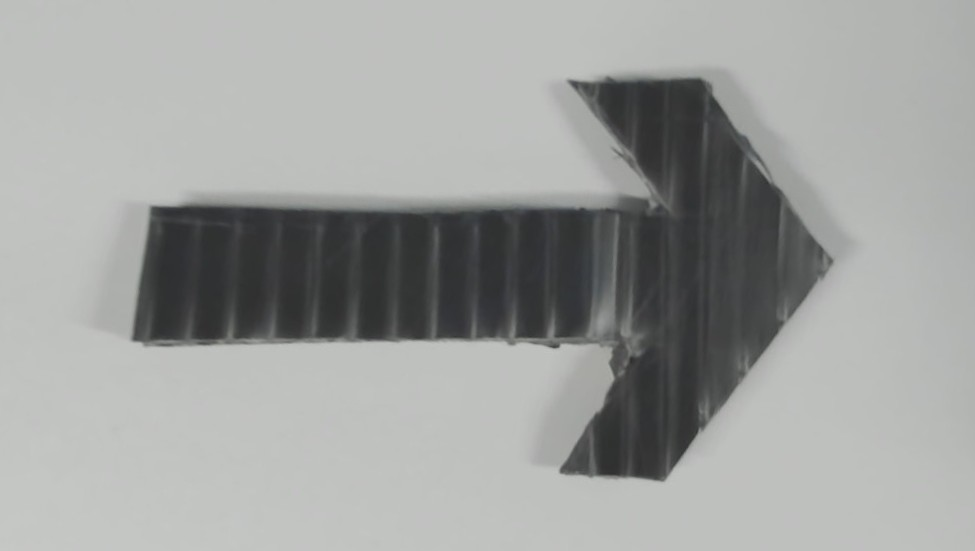
#> input picture arrow.jpeg, 975 x 551 px
$ python crosscorrelation_test2.py
#> lines starting #> are read from the running program, lines starting #| are printed output that depends on the picture; after the words box and inside, x2 and y2 are one past the last pixel; in counts of white or black regions, pixels touching at a corner belong together; long printed decimals are rounded
import cv2
import numpy as np

# Load the reference image and convert to grayscale
ref_image = cv2.imread('arrow.jpeg', cv2.IMREAD_GRAYSCALE)
#> ref_image: shape (551, 975); min 46, max 199, mean 159.1

# Check if reference image is loaded
if ref_image is None:
    print("Error: Reference image not found!")
    exit()

# Apply binary thresholding to the reference image
_, ref_thresh = cv2.threshold(ref_image, 150, 255, cv2.THRESH_BINARY)
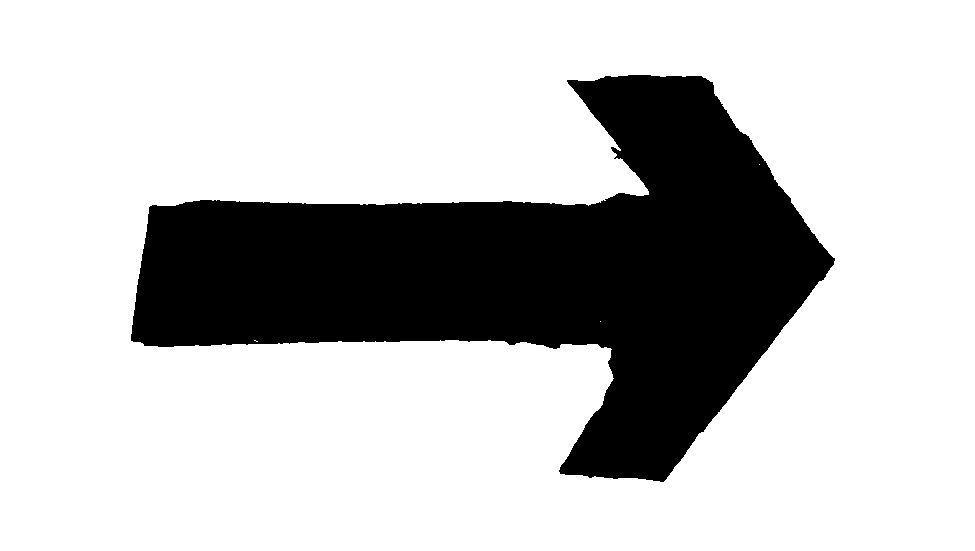
#> ref_thresh: shape (551, 975); 76.1% white; 1 black region, box (x1, y1, x2, y2) and area: (131, 75, 835, 482) 128517

# Open the video stream from the webcam
cap = cv2.VideoCapture(0)  # 0 is the default webcam, change it if you have multiple devices

# Check if the webcam is opened correctly
if not cap.isOpened():
    print("Error: Could not access the webcam.")
    exit()

# Function to compute the orientation of a contour using image moments
def calculate_orientation(contour):
    # Compute the moments of the contour
    moments = cv2.moments(contour)
    # Calculate the orientation (angle) of the contour using the second moments
    if moments['mu02'] != 0:
        angle = 0.5 * np.arctan2(2 * moments['mu11'], moments['mu02'] - moments['mu20'])
        angle = np.degrees(angle)  # Convert the angle from radians to degrees
    else:
        angle = 0
    return angle

while True:
    # Capture a frame from the webcam
    ret, random_image = cap.read()
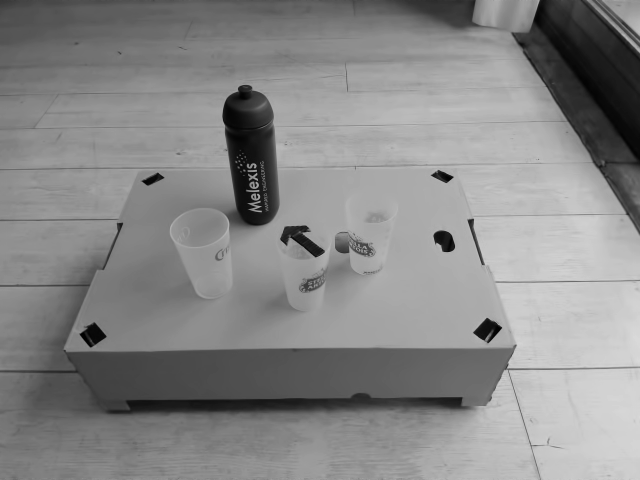
#> input picture arrow_detection.png, 640 x 480 px, given in place of the camera
#> random_image is the input picture: shape (480, 640, 3); min 0, max 217, mean 136

    # Check if the frame was captured correctly
    if not ret:
        print("Error: Could not read frame from webcam.")
        break

    # Convert the webcam frame to grayscale
    gray_frame = cv2.cvtColor(random_image, cv2.COLOR_BGR2GRAY)

    # Apply binary thresholding to the webcam frame with a higher threshold value
    threshold_value = 128  # Increase the threshold value to better separate the arrow from the background
    _, rand_thresh = cv2.threshold(gray_frame, threshold_value, 255, cv2.THRESH_BINARY)
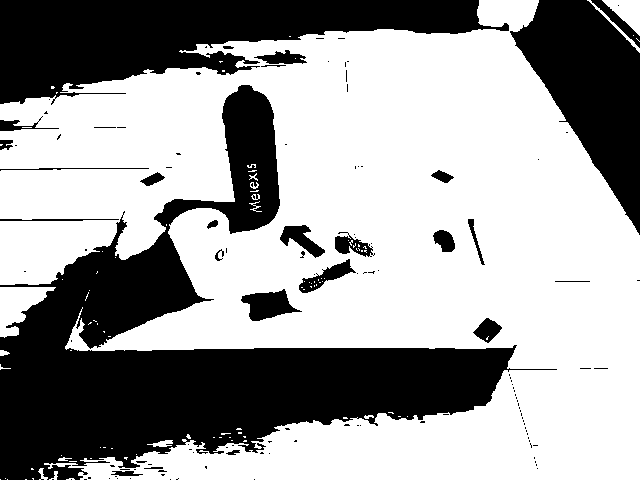
#> rand_thresh: shape (480, 640); 62.7% white; 128 black regions (101 under 20 px), largest, box (x1, y1, x2, y2) and area: (0, 85, 557, 480) 65338, (0, 0, 509, 105) 27535, (510, 0, 640, 235) 15276

    # Apply Canny edge detection to both the reference and random images
    ref_edges = cv2.Canny(ref_thresh, 100, 200)  # Canny edge detection on the reference image
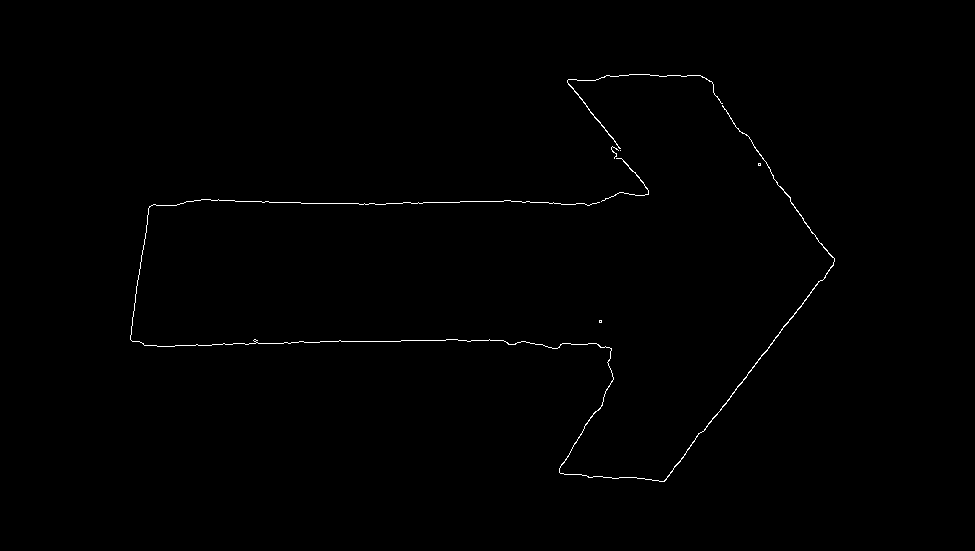
#> ref_edges: shape (551, 975); 0.43% white in thin lines or dots, all inside (x1, y1, x2, y2) = (130, 74, 835, 482)
    rand_edges = cv2.Canny(rand_thresh, 100, 200)  # Canny edge detection on the random image
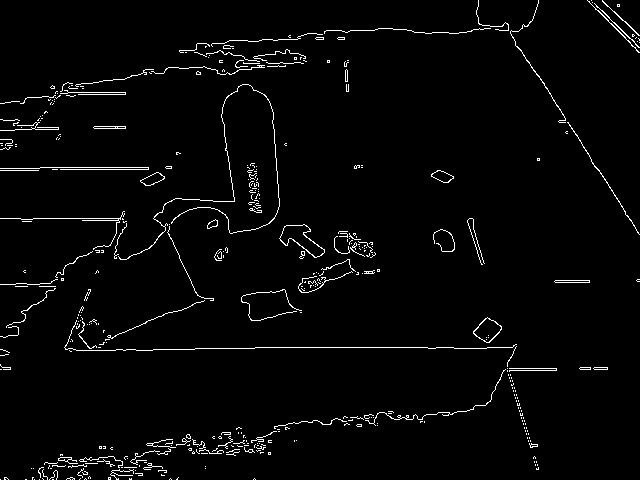
#> rand_edges: shape (480, 640); 2.6% white in thin lines or dots

    # Find contours in the Canny-edged images
    contours_ref, _ = cv2.findContours(ref_edges, cv2.RETR_EXTERNAL, cv2.CHAIN_APPROX_SIMPLE)
#> contours_ref = 7 contours, 5 with area under 20; largest, box (x1, y1, x2, y2) and area: (130, 105, 835, 482) 194, (567, 74, 723, 149) 44
    contours_rand, _ = cv2.findContours(rand_edges, cv2.RETR_EXTERNAL, cv2.CHAIN_APPROX_SIMPLE)
#> contours_rand = 408 contours, 390 with area under 20; largest, box (x1, y1, x2, y2) and area: (279, 224, 325, 258) 665, (473, 317, 502, 343) 420, (140, 172, 165, 186) 172, (431, 170, 454, 183) 160, (554, 280, 590, 283) 69

    # Find the largest contour in both the reference and random images (this should be the arrow contour)
    if contours_ref and contours_rand:
        contour_ref = max(contours_ref, key=cv2.contourArea)
#> contour_ref = contour of 1081 points, box (x1, y1, x2, y2) (130, 105, 835, 482), area 194
        contour_rand = max(contours_rand, key=cv2.contourArea)
#> contour_rand = contour of 58 points, box (x1, y1, x2, y2) (279, 224, 325, 258), area 665

        # Calculate the orientation of both contours
        orientation_ref = calculate_orientation(contour_ref)
#> in calculate_orientation, `moments = cv2.moments(contour)`: moments = moments, m00 194.5, centre m10/m00, m01/m00 = (717, 330.7)
#> in calculate_orientation, `angle = 0.5 * np.arctan2(2 * moments['mu11'], moments['mu02'] - moment..`: angle = -0.945
#> in calculate_orientation, `angle = np.degrees(angle)`: angle = -54.13
#> orientation_ref = -54.13
        orientation_rand = calculate_orientation(contour_rand)
#> orientation_rand = 57.01

        # Calculate the difference in orientation between the reference and the random arrows
        orientation_diff = orientation_rand - orientation_ref
#> orientation_diff = 111.1
        if orientation_diff < 0:
            orientation_diff += 360  # Ensure positive angle difference

        # Print the orientation difference to the console
        print(f"Orientation Difference: {orientation_diff} degrees")
#| Orientation Difference: 111.146 degrees

        # Draw the contours on the images
        ref_image_contours = cv2.cvtColor(ref_image, cv2.COLOR_GRAY2BGR)  # Convert reference image to BGR
        cv2.drawContours(ref_image_contours, contours_ref, -1, (0, 255, 0), 2)  # Draw contours on the reference image
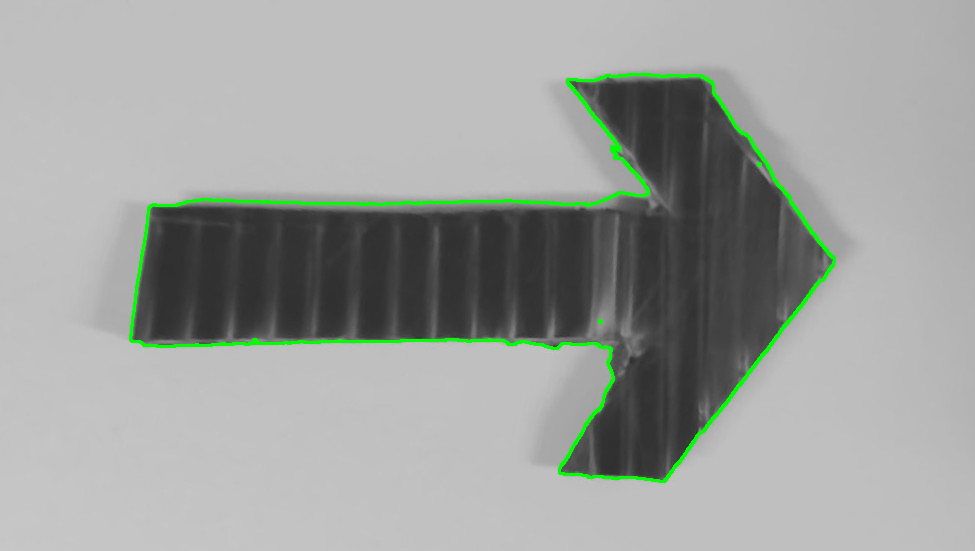
#> ref_image_contours: shape (551, 975, 3); mean B, G, R 157.1, 160.7, 157.1

        rand_image_contours = random_image.copy()  # Copy the random image to draw on it
        cv2.drawContours(rand_image_contours, contours_rand, -1, (0, 255, 0), 2)  # Draw contours on the random image

        # Overlay the orientation difference text on the random image
        cv2.putText(rand_image_contours, f"Orientation Diff: {orientation_diff:.2f} degrees",
                    (10, 30), cv2.FONT_HERSHEY_SIMPLEX, 1, (0, 255, 255), 2, cv2.LINE_AA)
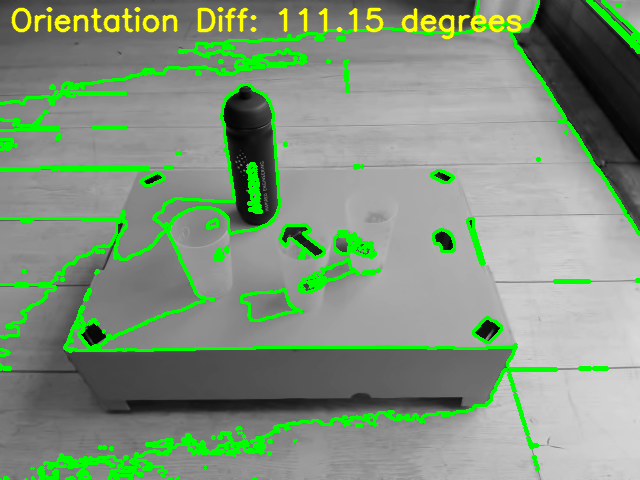
#> rand_image_contours: shape (480, 640, 3); mean B, G, R 124.4, 148, 127.5

        # Display the reference and random images with contours and orientation difference
        cv2.imshow('Reference Arrow with Contours', ref_image_contours)
        cv2.imshow('Random Arrow with Contours and Orientation', rand_image_contours)

    # Break the loop on 'Esc' key press
    if cv2.waitKey(1) & 0xFF == 27:
#> (key Esc is pressed here)
        break

# Release the video capture object and close all windows
cap.release()
cv2.destroyAllWindows()
